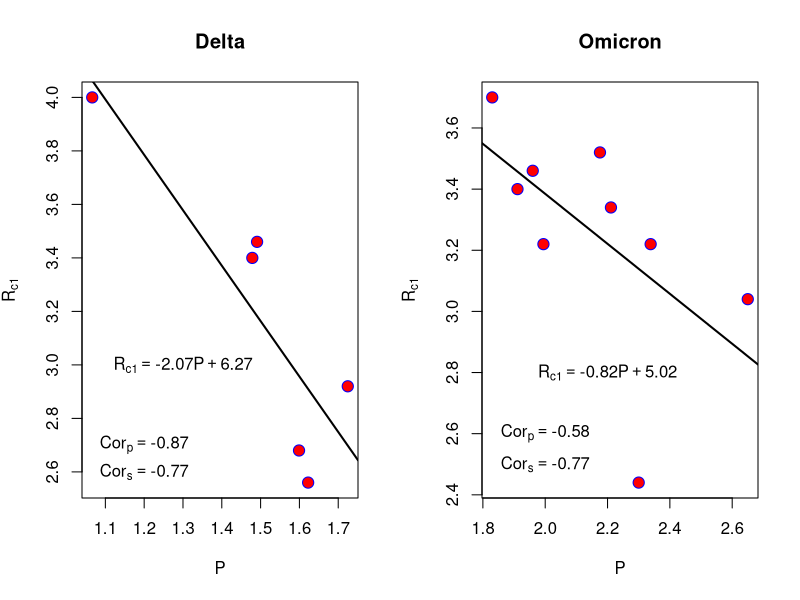

This chart was generated by the following R code:
par(mfrow=c(1,2))
#x=c(1.724624,1.622481,1.599018,1.490909,1.478627,1.066138)
#y=c(2.71,2.44,2.69,3.31,3.44,3.52)
x=c(1.724624,1.622481,1.599018,1.490909,1.478627,1.066138)
y=c(2.92, 2.56, 2.68, 3.46, 3.4, 4)
cor.test(x,y,alternative='less')
cor.test(x,y,alternative='less',method='spearman')
L1=lm(y~x)
summary(L1)
#plot(L1)
plot(x,y,xlab='P',ylab=expression(R[c1]),main='Delta',pch=21,cex=1.5,col='blue',bg='red')

abline(lm(y~x),lwd=2)
corpd=cor(x,y)
text(1.2,2.7,as.expression(substitute(Cor[p]==corp,list(corp=round(corpd,2)))))
corsd=cor(x,y,method='spearman')
text(1.2,2.6,as.expression(substitute(Cor[s]==cors,list(cors=round(corsd,2)))))
text(1.3,3,as.expression(substitute(R[c1]==a*P+b,list(a=round(coef(L1)[[2]],2),b=round(coef(L1)[[1]],2)))))


x=c(2.65, 2.33834, 2.3,   2.210952, 2.175725, 1.994274,1.96, 1.911034, 1.829977)
y=c(3.04, 3.22, 2.44, 3.34, 3.52, 3.22,3.46, 3.4, 3.7)
z=c(0.34, 0.37, 0.24, 0.39, 0.42, 0.37, 0.45, 0.41, 0.4)
cor.test(x,y,alternative='less')
cor.test(x,y,alternative='less',method='spearman',exact=FALSE)
plot(x,y,xlab='P',ylab=expression(R[c1]),main='Omicron',pch=21,cex=1.5,col='blue',bg='red')
#cor.test(x,z,alternative='less')
L2=lm(y~x)
summary(L2)
abline(lm(y~x),lwd=2)
corp=cor(x,y)
text(2,2.6,as.expression(substitute(Cor[p]==corp,list(corp=round(corp,2)))))
cors=cor(x,y,method='spearman')
text(2,2.5,as.expression(substitute(Cor[s]==cors,list(cors=round(cors,2)))))
text(2.2,2.8,as.expression(substitute(R[c1]==a*P+b,list(a=round(coef(L2)[[2]],2),b=round(coef(L2)[[1]],2)))))
